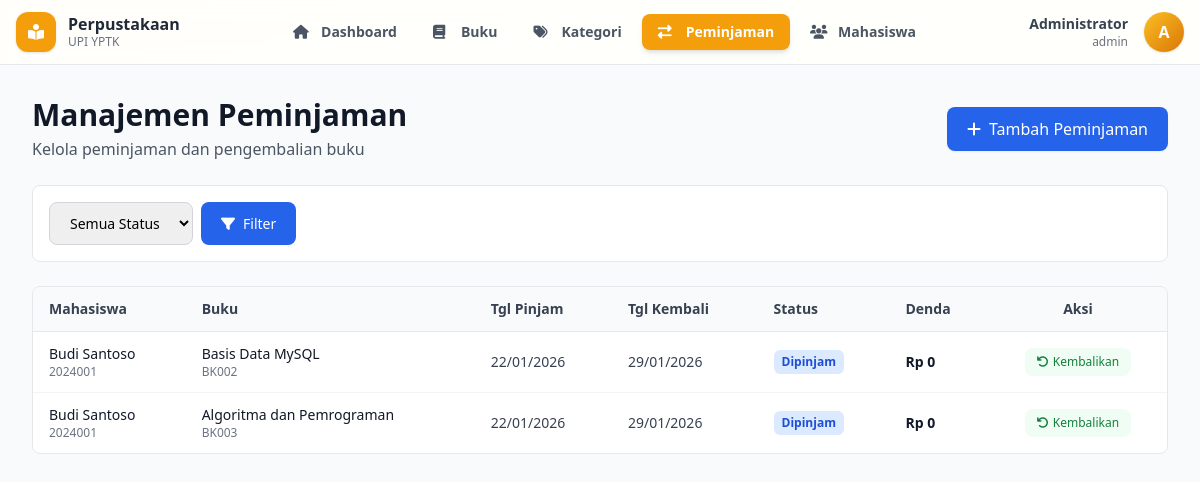
The page /admin/peminjaman.php (signed in) on the database its author committed.
### tables this page shows
CREATE TABLE `peminjaman` (
  `id_peminjaman` int NOT NULL,
  `id_user` int NOT NULL,
  `id_buku` int NOT NULL,
  `tanggal_pinjam` date NOT NULL,
  `tanggal_kembali` date NOT NULL,
  `tanggal_pengembalian` date DEFAULT NULL,
  `status` enum('dipinjam','dikembalikan','terlambat') DEFAULT 'dipinjam',
  `denda` decimal(10,2) DEFAULT '0.00',
  `keterangan` text,
  `created_at` timestamp NULL DEFAULT CURRENT_TIMESTAMP
);

CREATE TABLE `users` (
  `id_user` int NOT NULL,
  `nim` varchar(20) NOT NULL,
  `password` varchar(255) NOT NULL,
  `nama_lengkap` varchar(100) NOT NULL,
  `jurusan` varchar(100) DEFAULT NULL,
  `email` varchar(100) DEFAULT NULL,
  `no_hp` varchar(15) DEFAULT NULL,
  `created_at` timestamp NULL DEFAULT CURRENT_TIMESTAMP
);

CREATE TABLE `buku` (
  `id_buku` int NOT NULL,
  `kode_buku` varchar(50) NOT NULL,
  `judul_buku` varchar(200) NOT NULL,
  `pengarang` varchar(100) NOT NULL,
  `penerbit` varchar(100) DEFAULT NULL,
  `tahun_terbit` year DEFAULT NULL,
  `id_kategori` int DEFAULT NULL,
  `stok` int DEFAULT '0',
  `lokasi_rak` varchar(50) DEFAULT NULL,
  `foto_buku` varchar(255) DEFAULT NULL,
  `created_at` timestamp NULL DEFAULT CURRENT_TIMESTAMP
);

### admin/peminjaman.php (the view, shortened to what this page needs)
<?php
require_once '../includes/header_admin.php';
$conn = getConnection();
$where = "";
$loans = $conn->query("
    SELECT p.*, u.nama_lengkap, u.nim, b.judul_buku, b.kode_buku, k.nama_kategori,
           DATEDIFF(CURDATE(), p.tanggal_kembali) as hari_terlambat
    FROM peminjaman p
    JOIN users u ON p.id_user = u.id_user
    JOIN buku b ON p.id_buku = b.id_buku
    LEFT JOIN kategori k ON b.id_kategori = k.id_kategori
    $where
    ORDER BY p.created_at DESC
")->fetch_all(MYSQLI_ASSOC);
?>
<div class="min-h-screen bg-gray-50">
    <div class="max-w-7xl mx-auto px-4 sm:px-6 lg:px-8 py-6 sm:py-8">
        <div class="flex flex-col sm:flex-row justify-between items-start sm:items-center gap-4 mb-6">
            <div>
                <h2 class="text-2xl sm:text-3xl font-bold text-gray-900 mb-1">Manajemen Peminjaman</h2>
                <p class="text-sm sm:text-base text-gray-600">Kelola peminjaman dan pengembalian buku</p>
            </div>
            <button onclick="toggleModal()" class="w-full sm:w-auto bg-blue-600 hover:bg-blue-700 text-white font-medium py-2.5 px-5 rounded-lg transition duration-200 shadow-sm hover:shadow-md flex items-center justify-center gap-2">
                <i class="fas fa-plus"></i>
                <span>Tambah Peminjaman</span>
            </button>
        </div>
        <div class="bg-white rounded-lg border border-gray-200 p-4 mb-6">
            <form method="GET" class="flex flex-col sm:flex-row gap-2">
                <select name="status" class="flex-1 sm:flex-none px-4 py-2.5 border border-gray-300 rounded-lg focus:border-blue-500 focus:ring-2 focus:ring-blue-200 focus:outline-none text-sm">
                    <option value="">Semua Status</option>
                </select>
                <div class="flex gap-2">
                    <button type="submit" class="flex-1 sm:flex-none bg-blue-600 hover:bg-blue-700 text-white px-5 py-2.5 rounded-lg text-sm font-medium transition">
                        <i class="fas fa-filter mr-2"></i>Filter
                    </button>
                </div>
            </form>
        </div>
        <div class="bg-white rounded-lg border border-gray-200 overflow-hidden">
            <div class="overflow-x-auto">
                <table class="w-full text-sm">
                    <thead class="bg-gray-50 border-b border-gray-200">
                        <tr>
                            <th class="px-4 py-3 text-left font-semibold text-gray-700">Mahasiswa</th>
                            <th class="px-4 py-3 text-left font-semibold text-gray-700">Buku</th>
                            <th class="px-4 py-3 text-left font-semibold text-gray-700 hidden md:table-cell">Tgl Pinjam</th>
                            <th class="px-4 py-3 text-left font-semibold text-gray-700 hidden md:table-cell">Tgl Kembali</th>
                            <th class="px-4 py-3 text-left font-semibold text-gray-700">Status</th>
                            <th class="px-4 py-3 text-left font-semibold text-gray-700 hidden lg:table-cell">Denda</th>
                            <th class="px-4 py-3 text-center font-semibold text-gray-700">Aksi</th>
                        </tr>
                    </thead>
                    <tbody class="divide-y divide-gray-100">
                        <?php if (count($loans) > 0): ?>
                            <?php foreach ($loans as $loan): ?>
                                <tr class="hover:bg-gray-50 transition">
                                    <td class="px-4 py-3">
                                        <div class="font-medium text-gray-900"><?php echo htmlspecialchars($loan['nama_lengkap']); ?></div>
                                        <div class="text-xs text-gray-500"><?php echo htmlspecialchars($loan['nim']); ?></div>
                                    </td>
                                    <td class="px-4 py-3">
                                        <div class="font-medium text-gray-900"><?php echo htmlspecialchars($loan['judul_buku']); ?></div>
                                        <div class="text-xs text-gray-500"><?php echo htmlspecialchars($loan['kode_buku']); ?></div>
                                    </td>
                                    <td class="px-4 py-3 text-gray-700 hidden md:table-cell"><?php echo date('d/m/Y', strtotime($loan['tanggal_pinjam'])); ?></td>
                                    <td class="px-4 py-3 text-gray-700 hidden md:table-cell"><?php echo date('d/m/Y', strtotime($loan['tanggal_kembali'])); ?></td>
                                    <td class="px-4 py-3">
                                        <?php
                                        $status_config = [
                                            'dipinjam' => ['bg' => 'bg-blue-100', 'text' => 'text-blue-700', 'label' => 'Dipinjam'],
                                            'dikembalikan' => ['bg' => 'bg-green-100', 'text' => 'text-green-700', 'label' => 'Kembali'],
                                            'terlambat' => ['bg' => 'bg-red-100', 'text' => 'text-red-700', 'label' => 'Terlambat']
                                        ];
                                        $status = $status_config[$loan['status']];
                                        ?>
                                        <span class="inline-flex items-center px-2 py-1 rounded-md text-xs font-semibold <?php echo $status['bg']; ?> <?php echo $status['text']; ?>">
                                            <?php echo $status['label']; ?>
                                        </span>
                                    </td>
                                    <td class="px-4 py-3 hidden lg:table-cell">
                                        <span class="font-semibold text-gray-900">Rp <?php echo number_format($loan['denda'], 0, ',', '.'); ?></span>
                                    </td>
                                    <td class="px-4 py-3">
                                        <div class="flex justify-center items-center">
                                            <?php if ($loan['status'] == 'dipinjam'): ?>
                                                <a href="?return=<?php echo $loan['id_peminjaman']; ?>"
                                                   class="inline-flex items-center gap-1 bg-green-50 hover:bg-green-100 text-green-700 px-3 py-1.5 rounded-lg text-xs font-medium transition">
                                                    <i class="fas fa-undo"></i>
                                                    <span class="hidden sm:inline">Kembalikan</span>
                                                </a>
                                            <?php else: ?>
                                                <span class="text-gray-400 text-xs">-</span>
                                            <?php endif; ?>
                                        </div>
                                    </td>
                                </tr>
                            <?php endforeach; ?>
                        <?php endif; ?>
                    </tbody>
                </table>
            </div>
        </div>
    </div>
</div>

### rows shown on the page
peminjaman: id_user.nama_lengkap "Budi Santoso", id_user.nim "2024001", id_buku.judul_buku "Basis Data MySQL", id_buku.kode_buku "BK002", tanggal_pinjam "22/01/2026", tanggal_kembali "29/01/2026", status "Dipinjam", denda "0"
peminjaman: id_user.nama_lengkap "Budi Santoso", id_user.nim "2024001", id_buku.judul_buku "Algoritma dan Pemrograman", id_buku.kode_buku "BK003", tanggal_pinjam "22/01/2026", tanggal_kembali "29/01/2026", status "Dipinjam", denda "0"

### other values the page prints
$label "Dashboard Buku Kategori Peminjaman Mahasiswa"
$admin['nama_lengkap'] "Administrator"
$admin['username'] "admin"
substr($admin['nama_lengkap'],0,1) "A"
